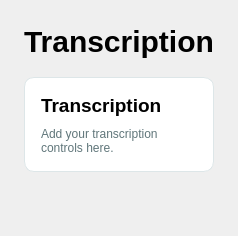
                    <widget class="QWidget" name="transcriptionPage">
                      <layout class="QVBoxLayout" name="transcriptionPageLayout">
                        <property name="spacing">
                          <number>18</number>
                        </property>
                        <property name="leftMargin">
                          <number>24</number>
                        </property>
                        <property name="topMargin">
                          <number>24</number>
                        </property>
                        <property name="rightMargin">
                          <number>24</number>
                        </property>
                        <property name="bottomMargin">
                          <number>24</number>
                        </property>
                        <item>
                          <widget class="QLabel" name="transcriptionHeading">
                            <property name="styleSheet">
                              <string>font-size:30px; font-weight:700;</string>
                            </property>
                            <property name="text">
                              <string>Transcription</string>
                            </property>
                            <property name="wordWrap">
                              <bool>true</bool>
                            </property>
                          </widget>
                        </item>
                        <item>
                          <widget class="QFrame" name="transcriptionCard">
                            <property name="styleSheet">
                              <string>QFrame#transcriptionCard {background:#FFFFFF; border:1px solid #DDE6E8; border-radius:10px;}</string>
                            </property>
                            <layout class="QVBoxLayout" name="transcriptionCardLayout">
                              <property name="spacing">
                                <number>10</number>
                              </property>
                              <property name="leftMargin">
                                <number>16</number>
                              </property>
                              <property name="topMargin">
                                <number>16</number>
                              </property>
                              <property name="rightMargin">
                                <number>16</number>
                              </property>
                              <property name="bottomMargin">
                                <number>16</number>
                              </property>
                              <item>
                                <widget class="QLabel" name="transcriptionCardTitle">
                                  <property name="styleSheet">
                                    <string>font-size:19px; font-weight:600;</string>
                                  </property>
                                  <property name="text">
                                    <string>Transcription</string>
                                  </property>
                                  <property name="wordWrap">
                                    <bool>true</bool>
                                  </property>
                                </widget>
                              </item>
                              <item>
                                <widget class="QLabel" name="transcriptionPlaceholder">
                                  <property name="styleSheet">
                                    <string>color:#60767A;</string>
                                  </property>
                                  <property name="text">
                                    <string>Add your transcription controls here.</string>
                                  </property>
                                  <property name="wordWrap">
                                    <bool>true</bool>
                                  </property>
                                </widget>
                              </item>
                            </layout>
                          </widget>
                        </item>
                        <item>
                          <spacer name="transcriptionSpacer">
                            <property name="orientation">
                              <enum>Qt::Orientation::Vertical</enum>
                            </property>
                            <property name="sizeHint" stdset="0">
                              <size>
                                <width>20</width>
                                <height>40</height>
                              </size>
                            </property>
                          </spacer>
                        </item>
                      </layout>
                    </widget>
